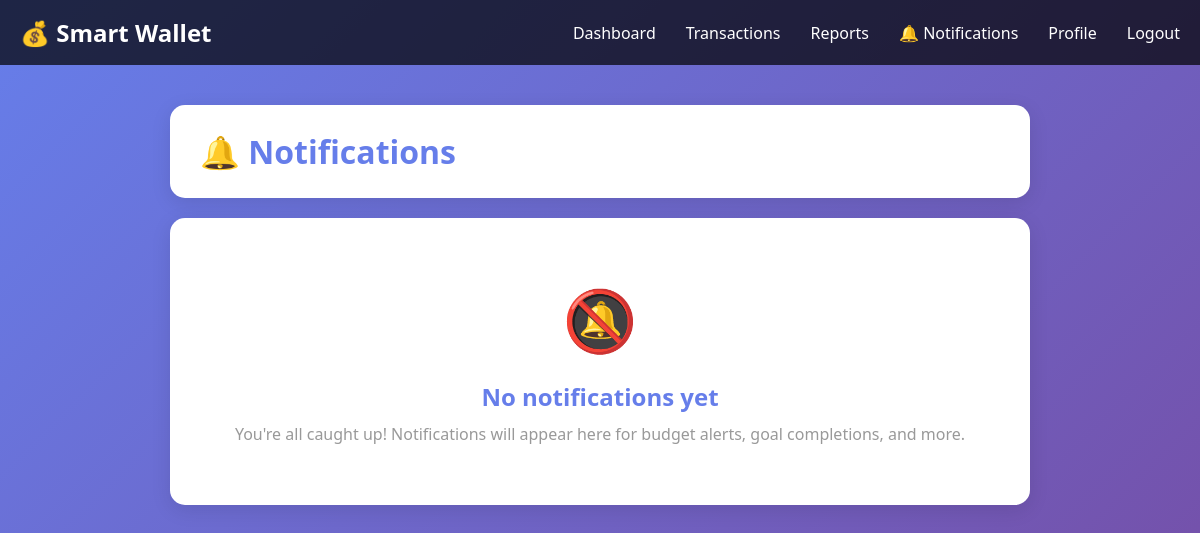
Before: /notifications/ (signed in) with the older database file.
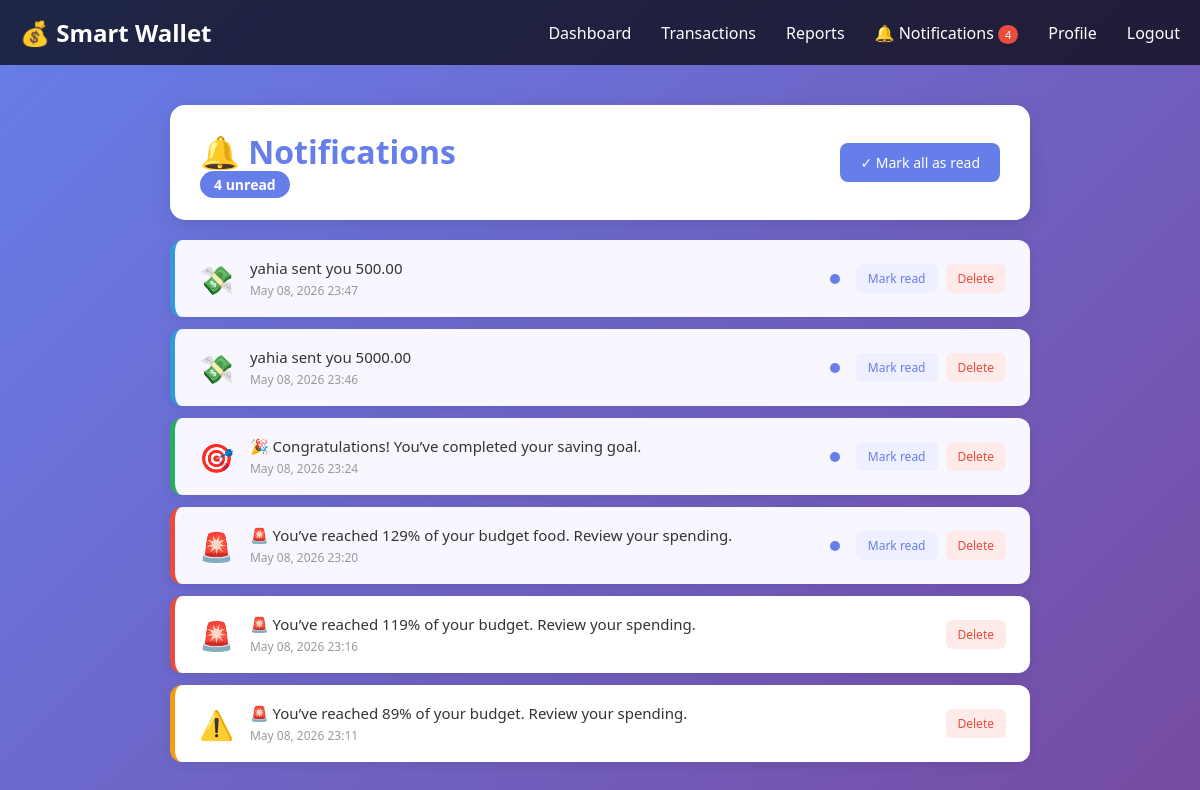
After: the same page with the newer database file.
### Latest_Version/Notifications_v2/models.py (models this page shows, shortened)
class Notification(models.Model):
    TYPE_CHOICES = [
        ('BUDGET_ALERT',    'Budget Alert'),
        ('BUDGET_EXCEEDED', 'Budget Exceeded'),
        ('GOAL_COMPLETE',   'Goal Complete'),
        ('GOAL_PROGRESS',   'Goal Progress'),
        ('SEND_MONEY',      'Send Money'),
        ('DEPOSIT',         'Deposit'),
        ('GENERAL',         'General'),
    ]
    user      = models.ForeignKey(
        settings.AUTH_USER_MODEL,
        on_delete=models.CASCADE,
        related_name='notifications'
    )
    type      = models.CharField(max_length=50, choices=TYPE_CHOICES, default='GENERAL')
    message   = models.CharField(max_length=255)
    is_read   = models.BooleanField(default=False)
    timestamp = models.DateTimeField(auto_now_add=True)
    class Meta:
        ordering = ['-timestamp']

### Latest_Version/Notifications_v2/views.py (the view)
# urls.py: path('',                              views.view_notifications,  name='notifications'),
@login_required
def view_notifications(request):
    notifications = Notification.objects.filter(user=request.user).order_by('is_read', '-timestamp')
    unread_count  = notifications.filter(is_read=False).count()
    return render(request, 'notifications.html', {
        'notifications': notifications,
        'unread_count':  unread_count,
    })

### templates/notifications.html (shortened to what this page needs)
<!DOCTYPE html>
{% load static %}
<html lang="en">
<head>
    <link rel="stylesheet" href="{% static 'css/style.css' %}">
</head>
<body id="notif-body">
    <header id="notif-header">
        <nav id="notif-nav">
            <div class="logo">💰 Smart Wallet</div>
            <ul class="nav-links">
                <li><a href="{% url 'home' %}">Dashboard</a></li>
                <li><a href="{% url 'transactions' %}">Transactions</a></li>
                <li><a href="{% url 'view_report' %}">Reports</a></li>
                <li><a href="{% url 'notifications' %}">🔔 Notifications {% if unread_count > 0 %}<span style="background:#e74c3c;color:white;border-radius:10px;padding:2px 7px;font-size:11px;">{{ unread_count }}</span>{% endif %}</a></li>
                <li><a href="{% url 'profile' %}">Profile</a></li>
                <li><a href="{% url 'logout' %}">Logout</a></li>
            </ul>
        </nav>
    </header>
    <div class="notif-container">
        <div class="notif-header-row">
            <div>
                <h1>🔔 Notifications</h1>
                {% if unread_count > 0 %}
                    <span class="badge-count">{{ unread_count }} unread</span>
                {% endif %}
            </div>
            {% if notifications %}
                <a href="{% url 'mark_all_read' %}" class="mark-all-btn">✓ Mark all as read</a>
            {% endif %}
        </div>
        {% if notifications %}
            <div class="notif-list">
                {% for n in notifications %}
                <div class="notif-item {{ n.type }} {% if not n.is_read %}unread{% endif %}">
                    <div class="notif-icon">
                        {% if n.type == 'BUDGET_EXCEEDED' %}🚨
                        {% elif n.type == 'BUDGET_ALERT' %}⚠️
                        {% elif n.type == 'GOAL_COMPLETE' %}🎯
                        {% elif n.type == 'GOAL_PROGRESS' %}📈
                        {% elif n.type == 'SEND_MONEY' %}💸
                        {% elif n.type == 'DEPOSIT' %}💰
                        {% else %}🔔
                        {% endif %}
                    </div>
                    <div class="notif-content">
                        <div class="notif-message">{{ n.message }}</div>
                        <div class="notif-time">{{ n.timestamp|date:"M d, Y H:i" }}</div>
                    </div>
                    {% if not n.is_read %}<div class="notif-dot"></div>{% endif %}
                    <div class="notif-actions">
                        {% if not n.is_read %}
                            <a href="{% url 'mark_read' n.id %}" class="btn-read">Mark read</a>
                        {% endif %}
                        <a href="{% url 'delete_notification' n.id %}" class="btn-delete">Delete</a>
                    </div>
                </div>
                {% endfor %}
            </div>
        {% else %}
            <div class="empty-state">
                <div class="empty-icon">🔕</div>
                <h2>No notifications yet</h2>
                <p>You're all caught up! Notifications will appear here for budget alerts, goal completions, and more.</p>
            </div>
        {% endif %}
    </div>
</body>
</html>

Changed rows visible on the page:
added Notification: message "yahia sent you 500.00", timestamp "May 08, 2026 23:47", is_read False (drawn)
added Notification: message "yahia sent you 5000.00", timestamp "May 08, 2026 23:46", is_read False (drawn)
added Notification: message "🎉 Congratulations! You’ve completed your saving goal.", timestamp "May 08, 2026 23:24", is_read False (drawn)
added Notification: message "🚨 You’ve reached 129% of your budget food. Review your spending.", timestamp "May 08, 2026 23:20", is_read False (drawn)
added Notification: message "🚨 You’ve reached 119% of your budget. Review your spending.", timestamp "May 08, 2026 23:16"
added Notification: message "🚨 You’ve reached 89% of your budget. Review your spending.", timestamp "May 08, 2026 23:11"
Other visible differences:
{{ unread_count }}: (not shown) → "4"
text no longer shown: "🔕 No notifications yet You're all caught up! Notifications will appear here for budget alerts, goal completions, and more."
text now shown: "unread ✓ Mark all as read"
